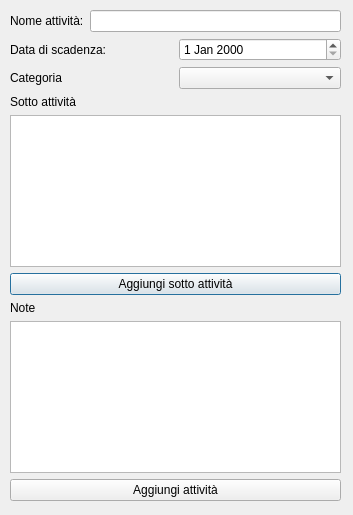
<?xml version="1.0" encoding="UTF-8"?>
<ui version="4.0">
 <class>AddActivityView</class>
 <widget class="QDialog" name="AddActivityView">
  <property name="geometry">
   <rect>
    <x>0</x>
    <y>0</y>
    <width>353</width>
    <height>515</height>
   </rect>
  </property>
  <property name="windowTitle">
   <string>Aggiungi attività</string>
  </property>
  <widget class="QWidget" name="verticalLayoutWidget_2">
   <property name="geometry">
    <rect>
     <x>10</x>
     <y>10</y>
     <width>331</width>
     <height>491</height>
    </rect>
   </property>
   <layout class="QVBoxLayout" name="verticalLayout_2">
    <item>
     <layout class="QVBoxLayout" name="verticalLayout">
      <item>
       <layout class="QHBoxLayout" name="horizontalLayout_2">
        <item>
         <widget class="QLabel" name="NameLabel">
          <property name="text">
           <string>Nome attività:</string>
          </property>
         </widget>
        </item>
        <item>
         <widget class="QLineEdit" name="NameEdit"/>
        </item>
       </layout>
      </item>
      <item>
       <layout class="QHBoxLayout" name="horizontalLayout_3">
        <item>
         <widget class="QLabel" name="DeadlineDateLabel">
          <property name="text">
           <string>Data di scadenza:</string>
          </property>
         </widget>
        </item>
        <item>
         <widget class="QDateEdit" name="DeadlineDateEdit"/>
        </item>
       </layout>
      </item>
     </layout>
    </item>
    <item>
     <layout class="QHBoxLayout" name="horizontalLayout_4">
      <item>
       <widget class="QLabel" name="categoryLabel">
        <property name="text">
         <string>Categoria</string>
        </property>
       </widget>
      </item>
      <item>
       <widget class="QComboBox" name="categoryComboBox"/>
      </item>
     </layout>
    </item>
    <item>
     <widget class="QLabel" name="SubActivityLabel">
      <property name="text">
       <string>Sotto attività</string>
      </property>
     </widget>
    </item>
    <item>
     <widget class="QListWidget" name="SubActivityListWidget"/>
    </item>
    <item>
     <widget class="QPushButton" name="AddSubActivityButton">
      <property name="text">
       <string>Aggiungi sotto attività</string>
      </property>
     </widget>
    </item>
    <item>
     <widget class="QLabel" name="NoteLabel">
      <property name="text">
       <string>Note</string>
      </property>
     </widget>
    </item>
    <item>
     <widget class="QTextEdit" name="NoteEdit"/>
    </item>
    <item>
     <widget class="QPushButton" name="AddActivityButton">
      <property name="text">
       <string>Aggiungi attività</string>
      </property>
     </widget>
    </item>
   </layout>
  </widget>
 </widget>
 <resources/>
 <connections/>
</ui>
